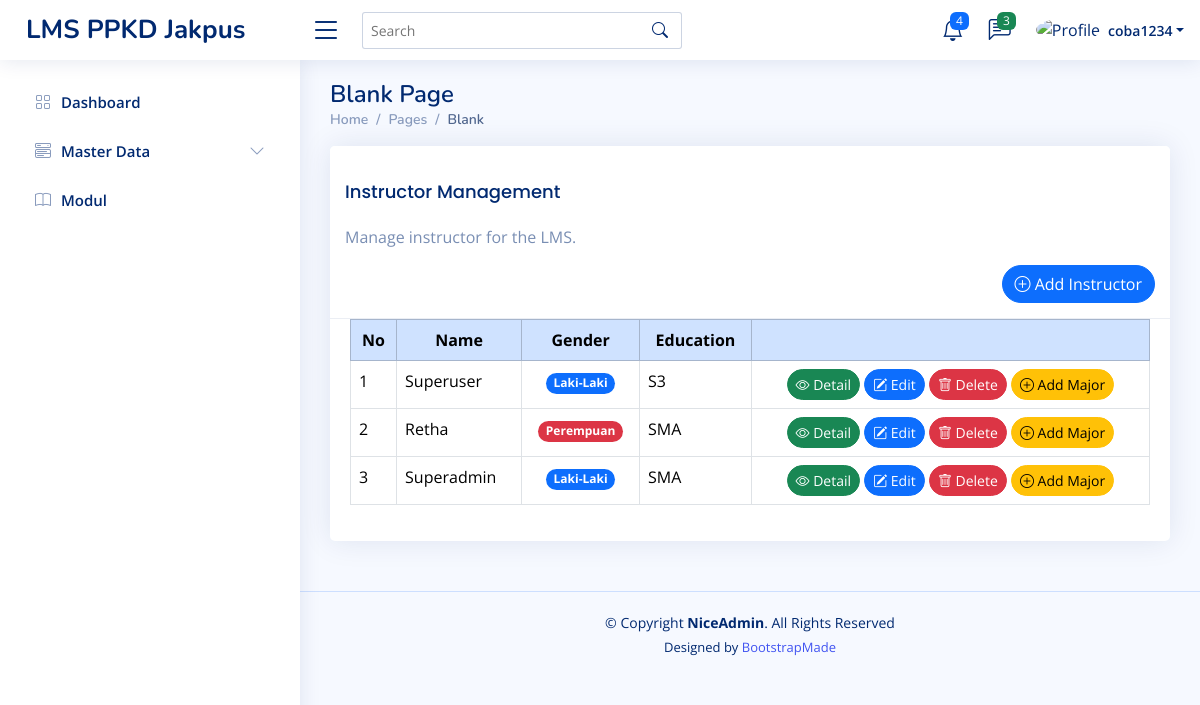
/home.php?page=instructor (signed in), run on the app's committed database.
### tables this page shows
CREATE TABLE `menus` (
  `id` int(11) NOT NULL,
  `parent_id` int(5) DEFAULT NULL,
  `name` varchar(256) NOT NULL,
  `icon` varchar(256) NOT NULL,
  `url` varchar(256) NOT NULL,
  `urutan` int(5) DEFAULT NULL,
  `is_active` int(1) NOT NULL,
  `created_at` timestamp NOT NULL DEFAULT current_timestamp(),
  `updated_at` timestamp NULL DEFAULT NULL ON UPDATE current_timestamp()
);

CREATE TABLE `instructors` (
  `id` int(11) NOT NULL,
  `id_role` int(11) NOT NULL,
  `name` varchar(256) NOT NULL,
  `gender` tinyint(1) NOT NULL,
  `education` varchar(256) NOT NULL,
  `phone` varchar(50) NOT NULL,
  `email` varchar(256) NOT NULL,
  `password` varchar(256) NOT NULL,
  `address` text NOT NULL,
  `created_at` timestamp NOT NULL DEFAULT current_timestamp(),
  `updated_at` timestamp NULL DEFAULT NULL ON UPDATE current_timestamp()
);

### content/instructor.php (the view)
<?php
$queryInstructor = mysqli_query($conn, "SELECT * FROM instructors ORDER BY id DESC");
$rowsInstructor = mysqli_fetch_all($queryInstructor, MYSQLI_ASSOC);
?>
<div class="row">
  <div class="col-12">
    <div class="card">
      <div class="card-header">
        <h4 class="card-title">Instructor Management</h4>
        <p class="card-text">Manage instructor for the LMS.</p>
        <div>
          <a href="?page=tambah-instructor" class="btn btn-primary rounded-pill float-end">
            <i class="bi bi-plus-circle"></i> Add Instructor
          </a>
        </div>
      </div>
      <div class="card-body">
        <div class="table-responsive">
          <table class="table table-hover table-bordered datatable" id="insTable">
            <thead class="text-center table-primary">
              <tr>
                <th scope="col">No</th>
                <th scope="col">Name</th>
                <th scope="col">Gender</th>
                <th scope="col">Education</th>
                <th scope="col"></th>
              </tr>
            </thead>
            <tbody>
              <?php $no = 1;
              foreach ($rowsInstructor as $instructor): ?>
                <tr>
                  <td><?= $no++; ?></td>
                  <td><?= $instructor['name']; ?></td>
                  <td class="text-center"><?= $instructor['gender'] == 1 ? '<span class="badge rounded-pill bg-primary">Laki-Laki</span>' : '<span class="badge rounded-pill bg-danger">Perempuan</span>'; ?></td>
                  <td><?= $instructor['education']; ?></td>
                  <td class="text-center">
                    <a href="?page=detail-instructor&detail=<?= $instructor['id']; ?>" class="btn btn-success btn-sm rounded-pill">
                      <i class="bi bi-eye"></i> Detail
                    </a>
                    <a href="?page=tambah-instructor&edit=<?= $instructor['id']; ?>" class="btn btn-primary btn-sm rounded-pill">
                      <i class="bi bi-pencil-square"></i> Edit
                    </a>
                    <a href="?page=tambah-instructor&delete=<?= $instructor['id']; ?>" class="btn btn-danger btn-sm rounded-pill" onclick="return confirm('Are you sure you want to delete this instructor?');">
                      <i class="bi bi-trash"></i> Delete
                    </a>
                    <a href="?page=tambah-instructor-major&id=<?php echo $instructor['id'] ?>"
                      class="btn btn-warning btn-sm rounded-pill">
                      <i class="bi bi-plus-circle"></i>
                      Add Major
                    </a>
                  </td>
                </tr>
              <?php endforeach; ?>
            </tbody>
          </table>
        </div>
      </div>
    </div>
  </div>
</div>

### home.php (shortened to what this page needs)
<?php
include 'config/koneksi.php';
?>
<!DOCTYPE html>
<html lang="en">
<head>
  <link href="assets/vendor/bootstrap/css/bootstrap.min.css" rel="stylesheet">
  <link href="assets/vendor/bootstrap-icons/bootstrap-icons.css" rel="stylesheet">
  <link href="assets/vendor/boxicons/css/boxicons.min.css" rel="stylesheet">
  <link href="assets/vendor/quill/quill.snow.css" rel="stylesheet">
  <link href="assets/vendor/quill/quill.bubble.css" rel="stylesheet">
  <link href="assets/vendor/remixicon/remixicon.css" rel="stylesheet">
  <link href="assets/vendor/simple-datatables/style.css" rel="stylesheet">
  <link href="assets/css/style.css" rel="stylesheet">
</head>
<body>
  <?php include 'inc/header.php'; ?>
  <?php include 'inc/sidebar.php'; ?>
  <main id="main" class="main">
    <div class="pagetitle">
      <h1>Blank Page</h1>
      <nav>
        <ol class="breadcrumb">
          <li class="breadcrumb-item"><a href="index.html">Home</a></li>
          <li class="breadcrumb-item">Pages</li>
          <li class="breadcrumb-item active">Blank</li>
        </ol>
      </nav>
    </div>
    <section class="section">
      <?php
      if (isset($_GET['page'])) {
        if (file_exists("content/" . $_GET['page'] . '.php')) {
          include "content/" . $_GET['page'] . ".php";
        } else {
          include 'content/404.php';
        }
      } else {
        include 'content/dashboard.php';
      }
      ?>
    </section>
  </main>
  <footer id="footer" class="footer">
    <div class="copyright">
      &copy; Copyright <strong><span>NiceAdmin</span></strong>. All Rights Reserved
    </div>
    <div class="credits">
      Designed by <a href="https://bootstrapmade.com/">BootstrapMade</a>
    </div>
  </footer>
</body>
</html>

### inc/header.php (shortened to what this page needs)
<?php
$name = isset($_SESSION['name']) ? $_SESSION['name'] : '';
?>
<header id="header" class="header fixed-top d-flex align-items-center">
  <div class="d-flex align-items-center justify-content-between">
    <a href="home.php" class="logo d-flex align-items-center">
      <span class="d-none d-lg-block">LMS PPKD Jakpus</span>
    </a>
    <i class="bi bi-list toggle-sidebar-btn"></i>
  </div>
  <div class="search-bar">
    <form class="search-form d-flex align-items-center" method="POST" action="#">
      <input type="text" name="query" placeholder="Search" title="Enter search keyword">
      <button type="submit" title="Search"><i class="bi bi-search"></i></button>
    </form>
  </div>
  <nav class="header-nav ms-auto">
    <ul class="d-flex align-items-center">
      <li class="nav-item dropdown">
        <a class="nav-link nav-icon" href="#" data-bs-toggle="dropdown">
          <i class="bi bi-bell"></i>
          <span class="badge bg-primary badge-number">4</span>
        </a>
      </li>
      <li class="nav-item dropdown">
        <a class="nav-link nav-icon" href="#" data-bs-toggle="dropdown">
          <i class="bi bi-chat-left-text"></i>
          <span class="badge bg-success badge-number">3</span>
        </a>
      </li>
      <li class="nav-item dropdown pe-3">
        <a class="nav-link nav-profile d-flex align-items-center pe-0" href="#" data-bs-toggle="dropdown">
          <img src="assets/img/profile-img.jpg" alt="Profile" class="rounded-circle">
          <span class="d-none d-md-block dropdown-toggle ps-2"><?= $name; ?></span>
        </a>
      </li>
    </ul>
  </nav>
</header>

### inc/sidebar.php (shortened to what this page needs)
<?php
$id_role = isset($_SESSION['role']) ? $_SESSION['role'] : '';
$queryMenu = mysqli_query(
  $conn,
  "SELECT DISTINCT menus.* FROM menus
  JOIN menu_roles ON menus.id = menu_roles.id_menu
  JOIN roles ON roles.id = menu_roles.id_role
  WHERE
  menu_roles.id_role = '$id_role'
  AND (parent_id = 0 OR parent_id = '')
  ORDER BY urutan ASC"
);
$rowsMenu = mysqli_fetch_all($queryMenu, MYSQLI_ASSOC);
?>
<aside id="sidebar" class="sidebar">
  <ul class="sidebar-nav" id="sidebar-nav">
    <?php foreach ($rowsMenu as $mainMenu): ?>
      <?php
      $id_menu = $mainMenu['id'];
      $querySubMenu = mysqli_query($conn, "SELECT DISTINCT menus.* FROM
      menus
      JOIN menu_roles ON menus.id = menu_roles.id_menu
      JOIN roles ON roles.id = menu_roles.id_role
      WHERE
      menu_roles.id_role = '$id_role'
      AND parent_id = '$id_menu' ORDER BY urutan ASC");
      ?>
      <?php if (mysqli_num_rows($querySubMenu) > 0): ?>
        <li class="nav-item">
          <a class="nav-link collapsed" data-bs-target="#menu-<?= $mainMenu['id'] ?>" data-bs-toggle="collapse" href="#">
            <i class="<?= $mainMenu['icon']; ?>"></i><span><?= $mainMenu['name']; ?></span><i class="bi bi-chevron-down ms-auto"></i>
          </a>
        </li>
      <?php elseif (!empty($mainMenu['url'])): ?>
        <li class="nav-item">
          <a class="nav-link collapsed" href="<?= $mainMenu['url']; ?>">
            <i class="<?= $mainMenu['icon']; ?>"></i>
            <span><?= $mainMenu['name']; ?></span>
          </a>
        </li>
      <?php endif; ?>
    <?php endforeach; ?>
  </ul>
</aside>

### assets/css/style.css (style rules this page uses)
:root { scroll-behavior: smooth; }
body { font-family: "Open Sans", sans-serif; background: #f6f9ff; color: #444444; }
a { color: #4154f1; text-decoration: none; }
h1, h2, h3, h4, h5, h6 { font-family: "Nunito", sans-serif; }
#main { margin-top: 60px; padding: 20px 30px; transition: all 0.3s; }
.pagetitle { margin-bottom: 10px; }
.pagetitle h1 { font-size: 24px; margin-bottom: 0; font-weight: 600; color: #012970; }
.card { margin-bottom: 30px; border: none; border-radius: 5px; box-shadow: 0px 0 30px rgba(1, 41, 112, 0.1); }
.card-header, .card-footer { border-color: #ebeef4; background-color: #fff; color: #798eb3; padding: 15px; }
.card-title { padding: 20px 0 15px 0; font-size: 18px; font-weight: 500; color: #012970; font-family: "Poppins", sans-serif; }
.card-body { padding: 0 20px 20px 20px; }
.breadcrumb { font-size: 14px; font-family: "Nunito", sans-serif; color: #899bbd; font-weight: 600; }
.breadcrumb a { color: #899bbd; transition: 0.3s; }
.breadcrumb .breadcrumb-item::before { color: #899bbd; }
.breadcrumb .active { color: #51678f; font-weight: 600; }
.logo { line-height: 1; }
@media (min-width: 1200px) { .logo { width: 280px; } }
.logo span { font-size: 26px; font-weight: 700; color: #012970; font-family: "Nunito", sans-serif; }
.header { transition: all 0.5s; z-index: 997; height: 60px; box-shadow: 0px 2px 20px rgba(1, 41, 112, 0.1); background-color: #fff; padding-left: 20px; }
.header .toggle-sidebar-btn { font-size: 32px; padding-left: 10px; cursor: pointer; color: #012970; }
.header .search-bar { min-width: 360px; padding: 0 20px; }
.header .search-form { width: 100%; }
.header .search-form input { border: 0; font-size: 14px; color: #012970; border: 1px solid rgba(1, 41, 112, 0.2); padding: 7px 38px 7px 8px; border-radius: 3px; transition: 0.3s; width: 100%; }
.header .search-form button { border: 0; padding: 0; margin-left: -30px; background: none; }
.header .search-form button i { color: #012970; }
.header-nav ul { list-style: none; }
.header-nav>ul { margin: 0; padding: 0; }
.header-nav .nav-icon { font-size: 22px; color: #012970; margin-right: 25px; position: relative; }
.header-nav .nav-profile { color: #012970; }
.header-nav .nav-profile img { max-height: 36px; }
.header-nav .nav-profile span { font-size: 14px; font-weight: 600; }
.header-nav .badge-number { position: absolute; inset: -2px -5px auto auto; font-weight: normal; font-size: 12px; padding: 3px 6px; }
.sidebar { position: fixed; top: 60px; left: 0; bottom: 0; width: 300px; z-index: 996; transition: all 0.3s; padding: 20px; overflow-y: auto; scrollbar-width: thin; scrollbar-color: #aab7cf transparent; box-shadow: 0px 0px 20px rgba(1, 41, 112, 0.1); background-color: #fff; }
@media (min-width: 1200px) { #main, #footer { margin-left: 300px; } }
.sidebar-nav { padding: 0; margin: 0; list-style: none; }
.sidebar-nav li { padding: 0; margin: 0; list-style: none; }
.sidebar-nav .nav-item { margin-bottom: 5px; }
.sidebar-nav .nav-link { display: flex; align-items: center; font-size: 15px; font-weight: 600; color: #4154f1; transition: 0.3; background: #f6f9ff; padding: 10px 15px; border-radius: 4px; }
.sidebar-nav .nav-link i { font-size: 16px; margin-right: 10px; color: #4154f1; }
.sidebar-nav .nav-link.collapsed { color: #012970; background: #fff; }
.sidebar-nav .nav-link.collapsed i { color: #899bbd; }
.sidebar-nav .nav-link .bi-chevron-down { margin-right: 0; transition: transform 0.2s ease-in-out; }
.footer { padding: 20px 0; font-size: 14px; transition: all 0.3s; border-top: 1px solid #cddfff; }
.footer .copyright { text-align: center; color: #012970; }
.footer .credits { padding-top: 5px; text-align: center; font-size: 13px; color: #012970; }

### data on the page
menus: name "Dashboard"
menus: name "Master Data"
menus: name "Modul"
instructors: name "Superuser", gender "Laki-Laki", education "S3"
instructors: name "Retha", gender "Perempuan", education "SMA"
instructors: name "Superadmin", gender "Laki-Laki", education "SMA"

### other printed values
$name "coba1234"
